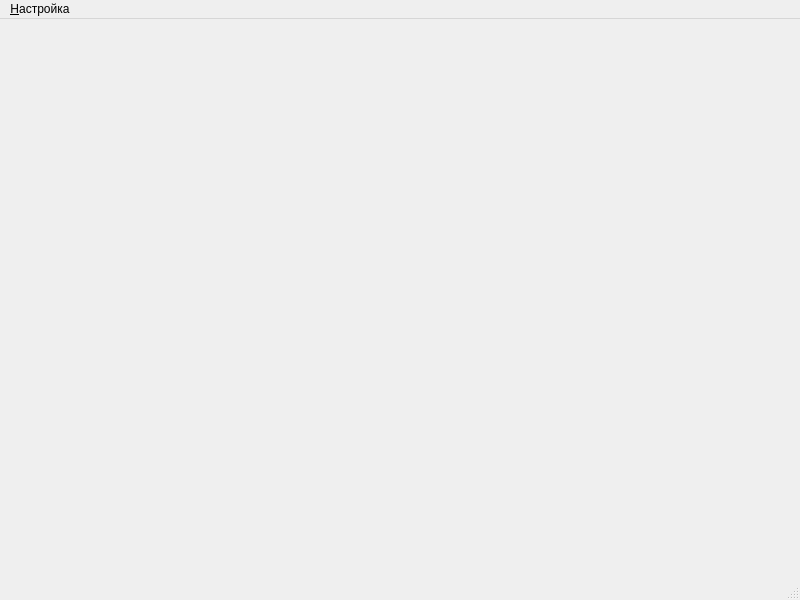
<?xml version="1.0" encoding="UTF-8"?>
<ui version="4.0">
 <class>MainWindow</class>
 <widget class="QMainWindow" name="MainWindow">
  <property name="geometry">
   <rect>
    <x>0</x>
    <y>0</y>
    <width>800</width>
    <height>600</height>
   </rect>
  </property>
  <property name="windowTitle">
   <string>Говорун </string>
  </property>
  <property name="windowIcon">
   <iconset>
    <normaloff>Images/govorun.ico</normaloff>Images/govorun.ico</iconset>
  </property>
  <widget class="QWidget" name="centralwidget"/>
  <widget class="QMenuBar" name="menubar">
   <property name="geometry">
    <rect>
     <x>0</x>
     <y>0</y>
     <width>800</width>
     <height>21</height>
    </rect>
   </property>
   <widget class="QMenu" name="menu">
    <property name="title">
     <string>&amp;Настройка</string>
    </property>
    <widget class="QMenu" name="menu_2">
     <property name="title">
      <string>&amp;Клиенты</string>
     </property>
     <addaction name="menuAzsNetwork"/>
     <addaction name="menuFirms"/>
    </widget>
    <addaction name="menu_2"/>
    <addaction name="separator"/>
    <addaction name="menuOptions"/>
   </widget>
   <addaction name="menu"/>
  </widget>
  <widget class="QStatusBar" name="statusbar"/>
  <action name="menuOptions">
   <property name="icon">
    <iconset resource="resourse.qrc">
     <normaloff>:/Images/settings_software.png</normaloff>:/Images/settings_software.png</iconset>
   </property>
   <property name="text">
    <string>&amp;Параметры</string>
   </property>
   <property name="statusTip">
    <string>Параметры приложения</string>
   </property>
  </action>
  <action name="menuAzsNetwork">
   <property name="text">
    <string>&amp;Список сетей</string>
   </property>
  </action>
  <action name="menuFirms">
   <property name="text">
    <string>Справочник &amp;Фирм</string>
   </property>
  </action>
 </widget>
 <resources>
  <include location="resourse.qrc"/>
 </resources>
 <connections/>
</ui>
